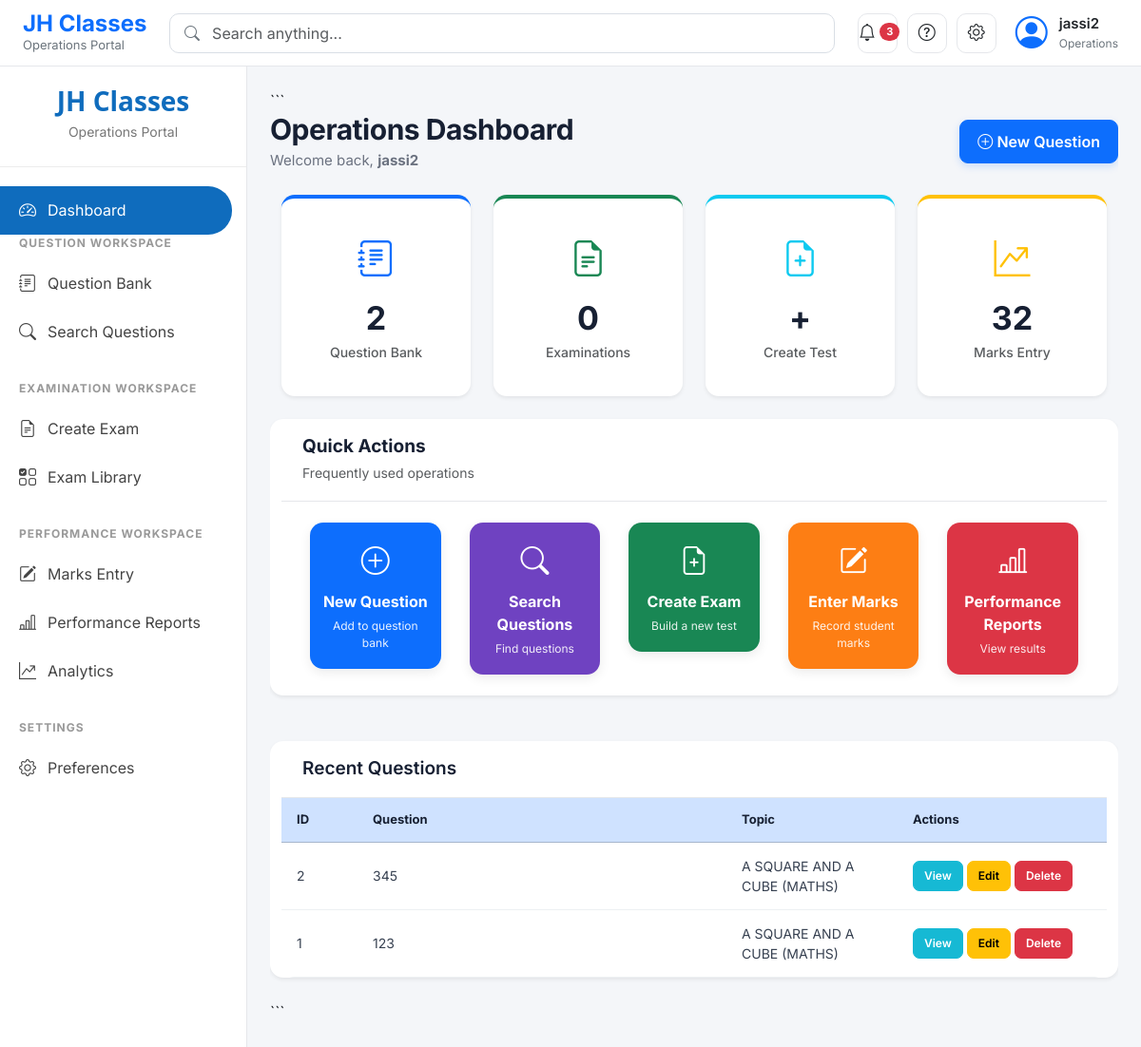
Page /staff-dashboard/ (signed in) on the earlier database version.
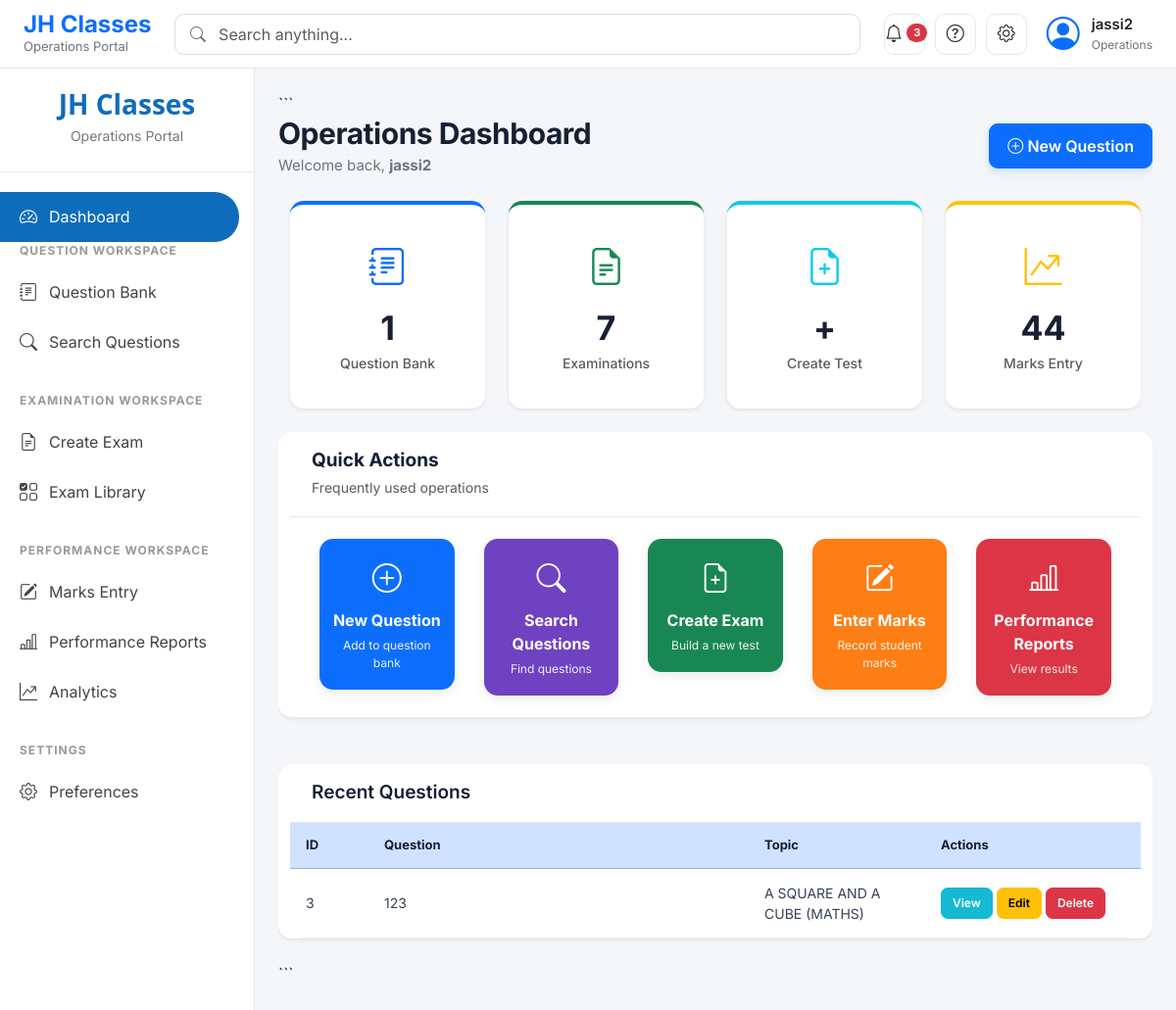
Same page on the later database version.
### students/models.py (models this page shows, shortened)
class Question(models.Model):
    batch = models.ForeignKey(
    Batch,
    on_delete=models.CASCADE,
    related_name="questions",
    verbose_name="Batch",
)
    QUESTION_MODE_CHOICES = [
        ('IMAGE', 'Import Question'),
        ('TYPED', 'Typed Question'),
        ('HYBRID', 'Hybrid Question'),
    ]
    QUESTION_TYPE_CHOICES = [
        ('MCQ', 'MCQ'),
        ('MATCH', 'Match the Matrix'),
        ('CASE', 'Case Study'),
        ('NUMERICAL', 'Numerical'),
        ('SHORT', 'Short Answer'),
        ('LONG', 'Long Answer'),
        ('ASSERTION', 'Assertion–Reason'),
        ('OTHER', 'Other'),
    ]
    DIFFICULTY_CHOICES = [
        ('E', 'Easy'),
        ('M', 'Medium'),
        ('H', 'Hard'),
    ]
    SOURCE_CHOICES = [
        ('SELF', 'Self Created'),
        ('NCERT', 'NCERT'),
        ('EXEMPLAR', 'NCERT Exemplar'),
        ('PYQ', 'Previous Year Question'),
        ('BOOK', 'Reference Book'),
        ('AI', 'AI Generated'),
    ]
    batch = models.ForeignKey(
    Batch,
    on_delete=models.CASCADE,
    related_name="questions",
    null=True,
    blank=True,
    )
    topic = models.ForeignKey(
    Topic,
    on_delete=models.CASCADE,
)
    question_mode = models.CharField(
        max_length=10,
        choices=QUESTION_MODE_CHOICES,
        default='IMAGE'
    )
    question_type = models.CharField(
        max_length=15,
        choices=QUESTION_TYPE_CHOICES,
        default='MCQ'
    )
    difficulty = models.CharField(
        max_length=1,
        choices=DIFFICULTY_CHOICES,
        default='M'
    )
    source = models.CharField(
        max_length=20,
        choices=SOURCE_CHOICES,
        default='SELF'
    )
    estimated_time = models.PositiveIntegerField(
        default=60,
        help_text="Estimated time in seconds"
    )
    is_active = models.BooleanField(default=True)
    created_at = models.DateTimeField(auto_now_add=True)
    question_text = models.TextField(
        blank=True,
        null=True
    )
    question_image = models.ImageField(
        upload_to='questions/',
        blank=True,
        null=True
    )
    option_a_text = models.CharField(
        max_length=255,
        blank=True,
        null=True
    )
    option_a_image = models.ImageField(
        upload_to='options/',
        blank=True,
        null=True
    )
    option_b_text = models.CharField(
        max_length=255,
        blank=True,
        null=True
    )
    option_b_image = models.ImageField(
        upload_to='options/',
        blank=True,
        null=True
    )
    option_c_text = models.CharField(
        max_length=255,
        blank=True,
        null=True
    )
    option_c_image = models.ImageField(
        upload_to='options/',
        blank=True,
        null=True
    )
    option_d_text = models.CharField(
        max_length=255,
        blank=True,
        null=True
    )
    option_d_image = models.ImageField(
        upload_to='options/',
        blank=True,
        null=True
    )
    correct_option = models.CharField(
        max_length=1,
        choices=[
            ('A', 'Option A'),
            ('B', 'Option B'),
            ('C', 'Option C'),
            ('D', 'Option D'),
        ]
    )
    feedback_text = models.TextField(
        blank=True,
        null=True
    )
    feedback_image = models.ImageField(
        upload_to='feedback/',
        blank=True,
        null=True
    )
    marks = models.PositiveIntegerField(default=1)
    negative_marks = models.FloatField(default=0)

class Topic(models.Model):
    subject = models.ForeignKey(
        Subject,
        on_delete=models.CASCADE,
        related_name='topics'
    )
    name = models.CharField(max_length=100)
    def __str__(self):
        return f"{self.name} ({self.subject.name})"

class Subject(models.Model):
    name = models.CharField(max_length=100, unique=True)
    code = models.CharField(max_length=10, blank=True, null=True)

### students/views.py (the view, shortened to what this page needs)
# urls.py: path('staff-dashboard/', views.staff_dashboard, name='staff_dashboard'),
@login_required
def staff_dashboard(request):
    if not request.user.is_staff:
        return redirect("/")
    questions = Question.objects.order_by("-id")[:20]
    context = {
        "question_count": Question.objects.count(),
        "test_count": Exam.objects.count(),
        "student_count": Student.objects.filter(
            is_active=True
        ).count(),
        "batch_count": Batch.objects.count(),
        "questions": questions,
    }
    return render(
        request,
        "operations/dashboard.html",
        context,
    )

### templates/operations/dashboard.html (shortened to what the changed rows need)
{% extends "website/home.html" %}
{% block content %}
<div class="container-fluid">
<div class="d-flex justify-content-between align-items-center mb-4">
    <div>
        <h2 class="page-title mb-1">
            Operations Dashboard
        </h2>
    </div>
</div>
<div class="row g-4 mb-4">
    <div class="col-lg col-md-6">
        <a href="/questions/" class="text-decoration-none text-dark">
            <div class="card shadow-sm border-0 h-100 dashboard-top-card blue">
                <div class="card-body text-center py-4">
                    <i class="bi bi-journal-text fs-1 text-primary"></i>
                    <h2 class="fw-bold mt-3">
                        {{ question_count }}
                    </h2>
                    <p class="text-muted mb-0">
                        Question Bank
                    </p>
                </div>
            </div>
        </a>
    </div>
    <div class="col-lg col-md-6">
        <a href="/operations/exams/library/" class="text-decoration-none text-dark">
            <div class="card shadow-sm border-0 h-100 dashboard-top-card green">
                <div class="card-body text-center py-4">
                    <i class="bi bi-file-earmark-text fs-1 text-success"></i>
                    <h2 class="fw-bold mt-3">
                        {{ test_count }}
                    </h2>
                    <p class="text-muted mb-0">
                        Examinations
                    </p>
                </div>
            </div>
        </a>
    </div>
<div class="col-lg col-md-6">
  <a href="/performance/create-test/" class="text-decoration-none text-dark">
        <div class="card shadow-sm border-0 h-100 dashboard-top-card cyan">
            <div class="card-body text-center py-4">
                <h2 class="fw-bold mt-3">
                    +
                </h2>
            </div>
        </div>
    </a>
</div>
    <div class="col-lg col-md-6">
        <a href="/performance/marks-entry/" class="text-decoration-none text-dark">
            <div class="card shadow-sm border-0 h-100 dashboard-top-card yellow">
                <div class="card-body text-center py-4">
                    <i class="bi bi-graph-up-arrow fs-1 text-warning"></i>
                    <h2 class="fw-bold mt-3">
                        {{ student_count }}
                    </h2>
                    <p class="text-muted mb-0">
                        Marks Entry
                    </p>
                </div>
            </div>
        </a>
    </div>
<div class="card shadow-sm border-0">
    <div class="table-responsive">
        <table class="table table-hover align-middle mb-0">
            <thead class="table-primary">
                <tr>
                    <th width="80">ID</th>
                    <th>Question</th>
                    <th width="180">Topic</th>
                    <th width="220">Actions</th>
                </tr>
            </thead>
            <tbody>
                {% for q in questions %}
                <tr>
                    <td>{{ q.id }}</td>
                    <td>{{ q.question_text|truncatechars:80 }}</td>
                    <td>{{ q.topic }}</td>
                    <td>
                        <a href="/admin/students/question/{{ q.id }}/change/" class="btn btn-sm btn-info">
                            View
                        </a>
                        <a href="/admin/students/question/{{ q.id }}/change/" class="btn btn-sm btn-warning">
                            Edit
                        </a>
                        <a href="/admin/students/question/{{ q.id }}/delete/" class="btn btn-sm btn-danger">
                            Delete
                        </a>
                    </td>
                </tr>
                {% empty %}
                <tr>
                    <td colspan="4" class="text-center py-5 text-muted">
                        No questions available.
                    </td>
                </tr>
                {% endfor %}
            </tbody>
        </table>
    </div>
</div>
</div>
{% endblock %}

Differences in the rows shown:
removed Question: id "2", question_text "345", topic "A SQUARE AND A CUBE (MATHS)"
removed Question: id "1", question_text "123", topic "A SQUARE AND A CUBE (MATHS)"
added Question: id "3", question_text "123", topic "A SQUARE AND A CUBE (MATHS)"
Other differences:
{{ question_count }}: "2" → "1"
{{ test_count }}: "0" → "7"
{{ student_count }}: "32" → "44"
